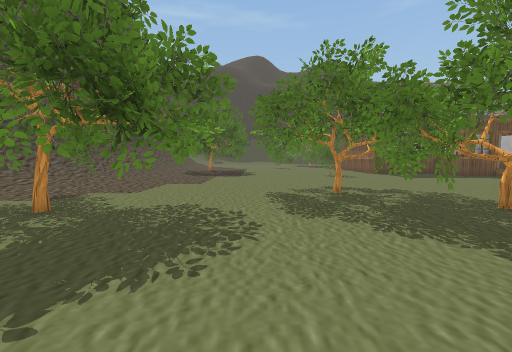
View 1 (above)

24 first-person views from a walk through a scene from a Unity 3-D project. The camera is 1.2 m above the floor, tilts 4° down and sees 90° across. The floor is counted in squares, 1 m on a side. Each view is taken from the middle of a square. On the plan, view 1 faces up. The plan holds only what a view shows up to about 12 squares ahead; the rest is blank. The place goes on beyond the plan. The player is left out. Some animated figures are not drawn. Door leaves are left out, so doorways stand open. Some surface patterns are stand-ins.

View 2
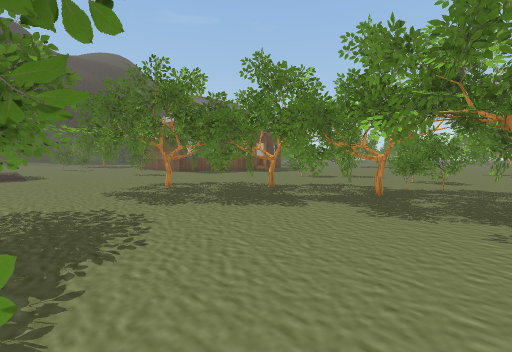

View 3
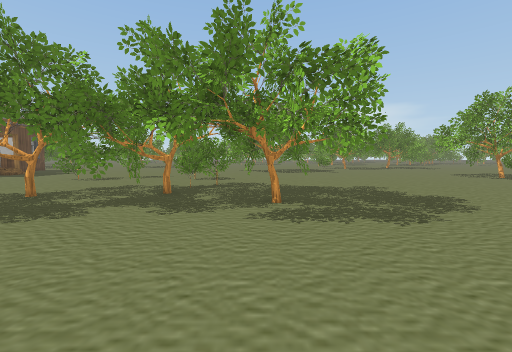

View 4
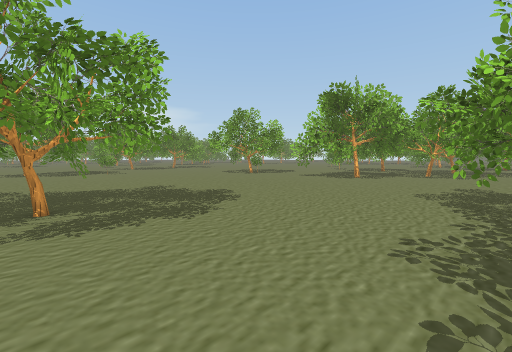

View 5
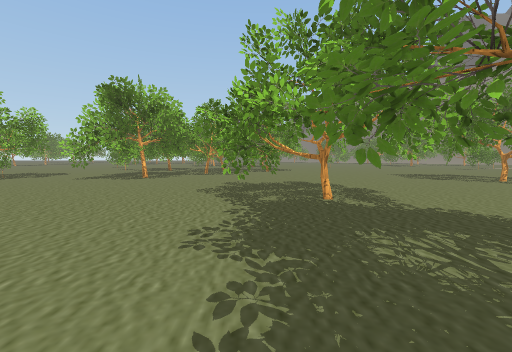

View 6
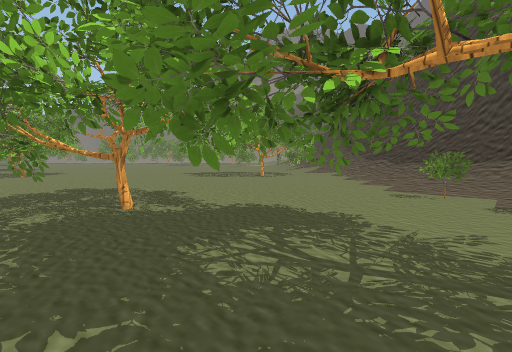

View 7
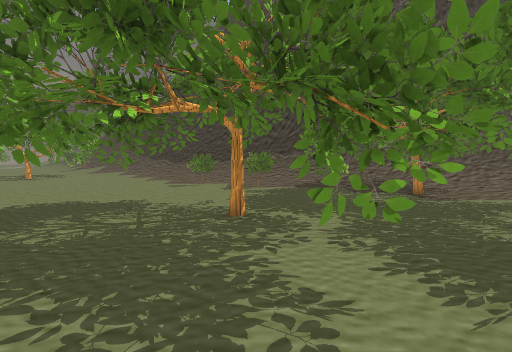

View 8
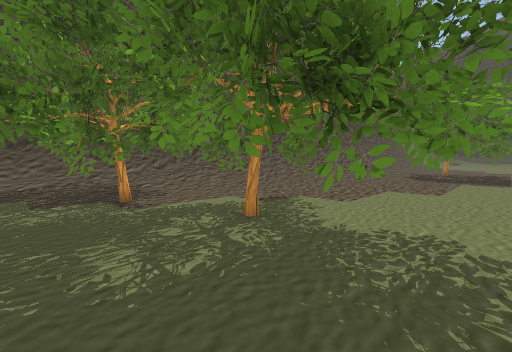

View 9
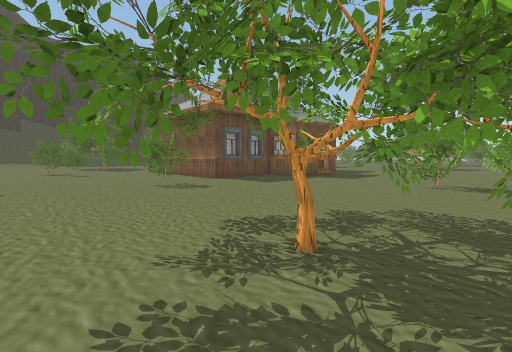

View 10
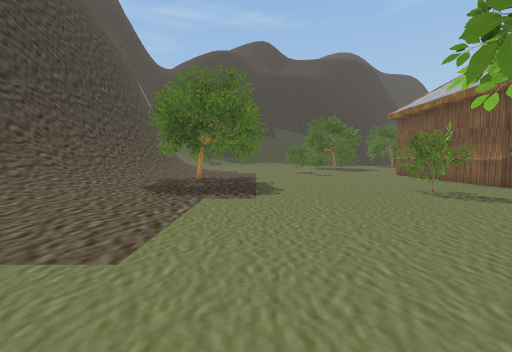

View 11
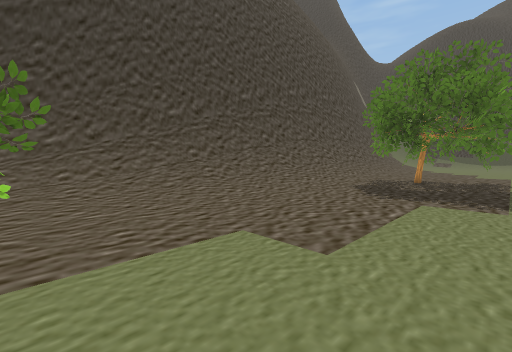

View 12
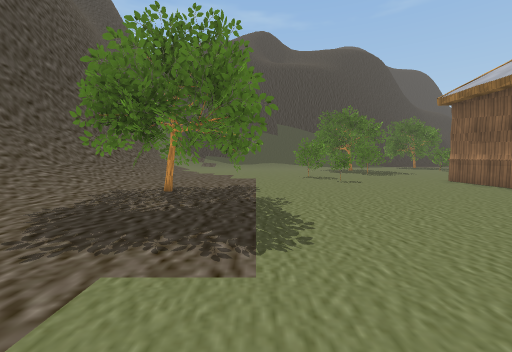

View 13
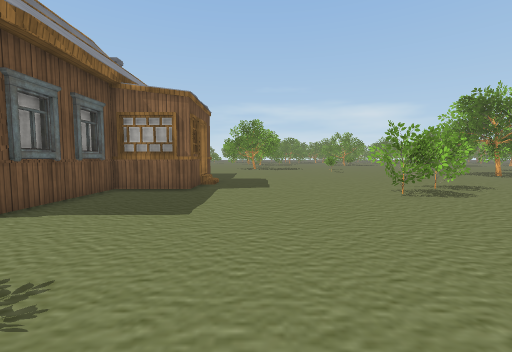

View 14
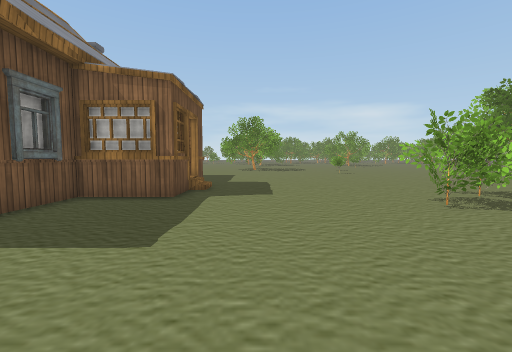

View 15
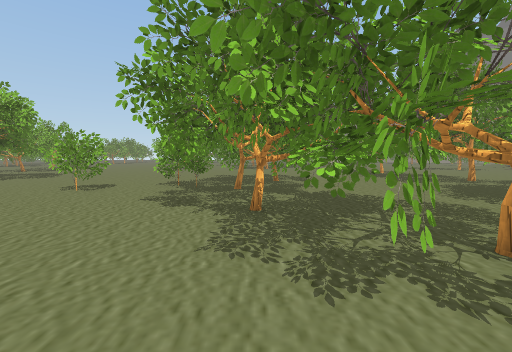

View 16
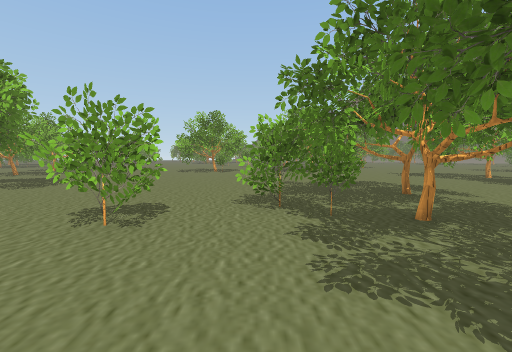

View 17
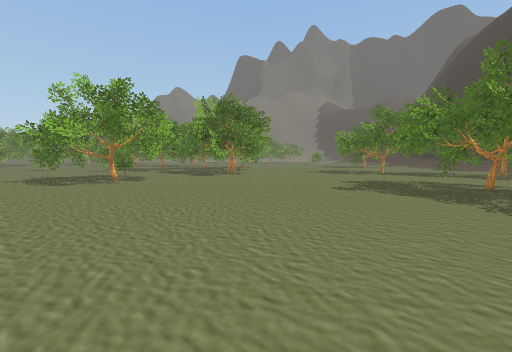

View 18
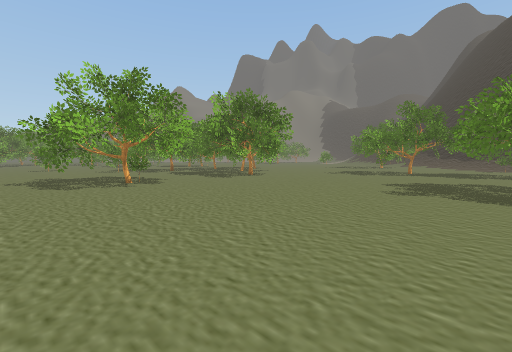

View 19
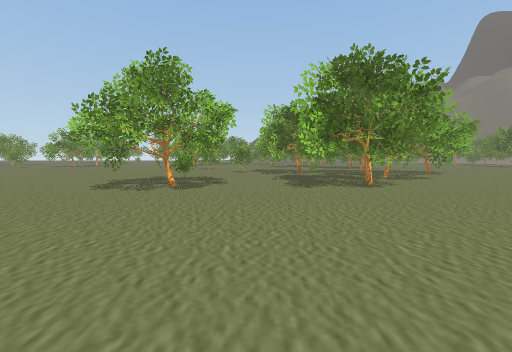

View 20
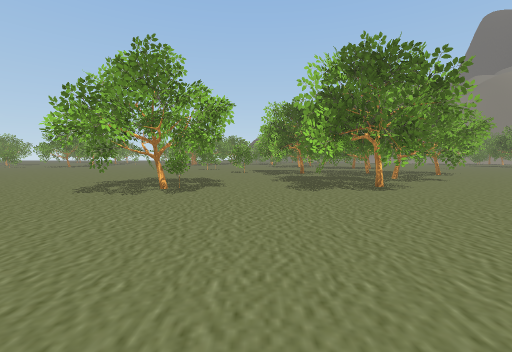

View 21
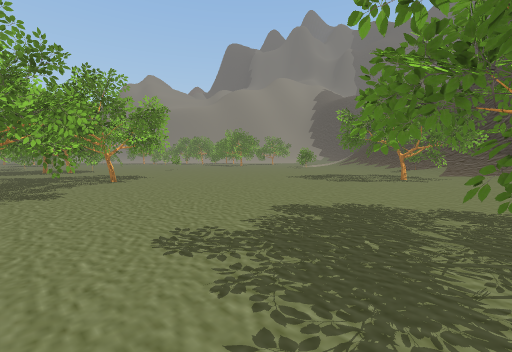

View 22
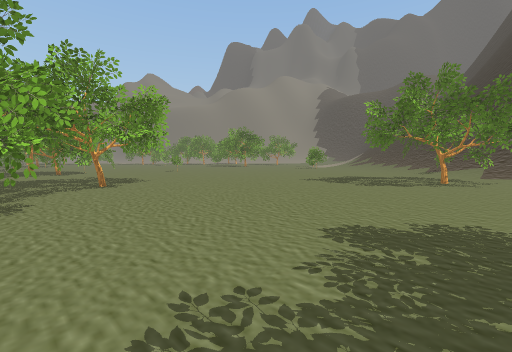

View 23
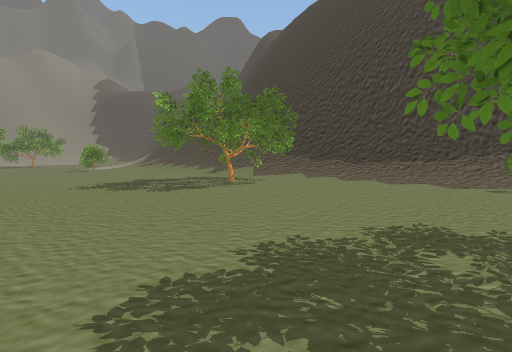

View 24
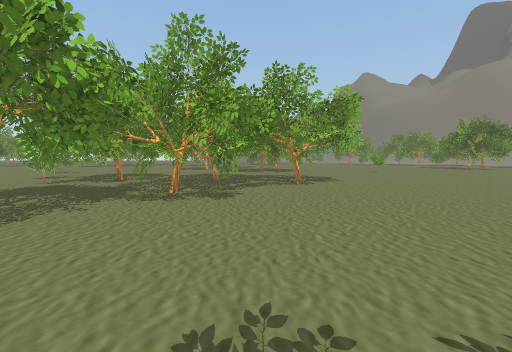

### Floor plan
Key: @ floor where view 1 was taken; # wall or solid block; . main floor; : floor 0.25 m higher than the main floor; / step, stairs or slope; D open door; = window, fence, low wall or low ledge; O other object.
Columns run from 14 left of view 1 to 18 right of it. Each row starts with its distance up from view 1.
 26    ##=//.O OO .........#
 25    ##=//.OOOOO.........#
 24    #==//..OO...........#
 23     /// OOO............
 22      //: ...OO........
 21    #///: OOOOO.........##
 20   ##///:.OOOO..........O## #
 19    #///:... ......OOO...#####
 18     ///:..........OOO.......#
 17     ///............OO.......## O#
 16   ##///.......................D.
 15  ##=///..........................
 14  ##=///..........................
 13  #=///:..........................
 12  #=///:.........OO...............
 11  #=///.........OOOOOO............
 10 ##=//:..O.....OOOOOOO.....OO.....
  9 # =//:..OO....OOOOOOO.... OO.....
  8   //:..OOO..O. O.OOOO.....OO O...
  7  // OO.OOOO.O....OOOO.O....OOO...
  6 #/OOOOOOOOOOOO...OO#OOOO...OO ...
  5 # OOOOOOOOOOOO..OOOOOOO.........
  4 # OO.OOOOOOOO.....OOOOOO...O....
  3 //O..OOO ..OO....OOOOO....OO....
  2 //...OOO ........OOOOOOOO.OOO..
  1   ...OO OOOOO ....OOOOOOO  .....
  0   ..O. ..OOOO.@..OOOOOOOO.......
 -1   .OO.OO OOO....OOOOOOO..........
 -2 /...O..O .O......OOOOOO.........O
 -3 :.OO..OO..........OOOOO..........
 -4 ...O.. OOOOO.......OOO...........
 -5 ........OOOOO........ ...........
 -6 ........OOOO.....................
 -7 ........OOOOO....................
 -8 ........OOOOOO...................
 -9 ..........OOOOO..................
-10 .........OOOO....................
-11 .........OOO.....................
-12 O..........O.....................
-13 O...........................O....
-14 OOO................O.OO...OOOOO..
-15 OOO...............#OOOO.. OOOO ..
-16 .O..............O...OO....OOOOOO.
-17 .O...............OOOO .....OOOOO.
-18 ..............OOOO..  ....OOOOO..
-19 .............OOOOOOOOO         ..
-20 .............OO#OOOOO.
-21 .............OO OOO O..
-22 ..........O.OOO OO......
-23 ...........OOOOOO O  .OO.
-24 ........OOOO OOO    OOOO.

Where each view was taken, in squares from view 1:
view 1: 0 up, 0 right, facing up
view 2: 1 down, 2 left, facing up-right
view 3: 1 down, 2 left, facing right
view 4: 1 down, 2 left, facing down-right
view 5: 1 down, 2 left, facing down
view 6: 2 down, 2 left, facing down-left
view 7: 1 down, 0 right, facing left
view 8: 2 up, 1 left, facing up-left
view 9: 7 up, 0 right, facing up-right
view 10: 9 up, 1 left, facing up
view 11: 9 up, 1 left, facing up-left
view 12: 14 up, 1 left, facing up
view 13: 14 up, 4 right, facing right
view 14: 14 up, 6 right, facing right
view 15: 12 up, 6 right, facing down
view 16: 7 up, 10 right, facing down
view 17: 1 down, 18 right, facing down-left
view 18: 3 down, 18 right, facing down-left
view 19: 5 down, 10 right, facing down
view 20: 6 down, 10 right, facing down
view 21: 10 down, 1 right, facing down-left
view 22: 12 down, 0 right, facing down-left
view 23: 13 down, 2 left, facing left
view 24: 12 down, 1 left, facing down
